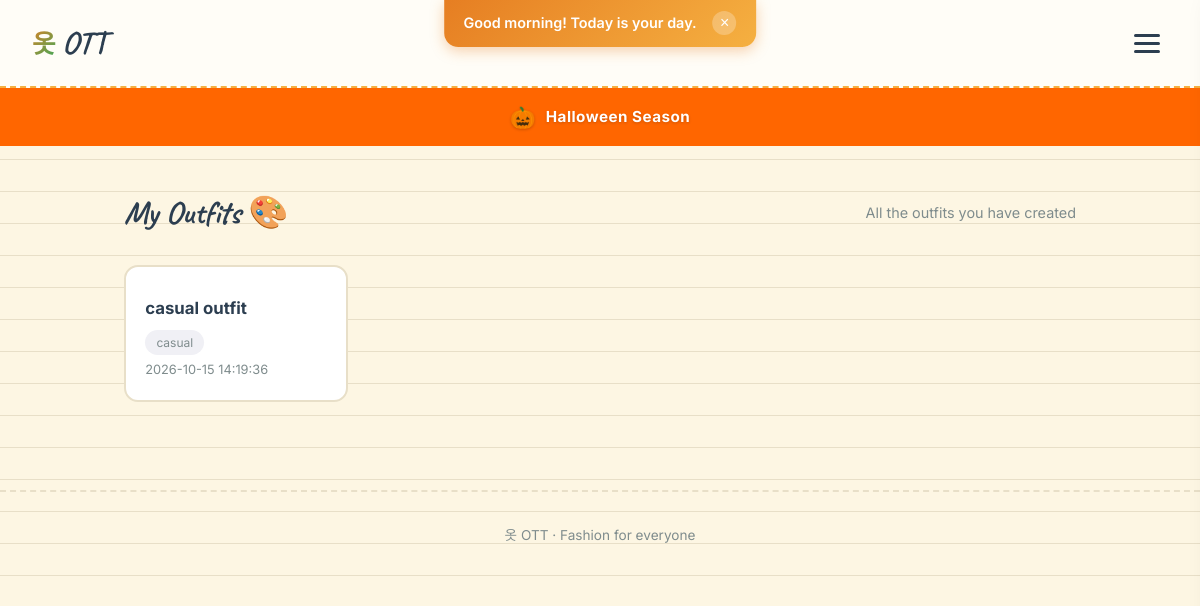
The page /outfits (signed in) on the database its author committed.
### tables this page shows
CREATE TABLE outfits (
    id INTEGER PRIMARY KEY AUTOINCREMENT,
    user_id INTEGER NOT NULL,
    title TEXT,
    occasion TEXT,
    item_ids TEXT,
    created_at TIMESTAMP DEFAULT CURRENT_TIMESTAMP, is_public INTEGER DEFAULT 0,
    FOREIGN KEY(user_id) REFERENCES users(id)
);

### app.py (the view)
@app.route("/outfits")
@login_required
def outfit_history():
    uid = session["user_id"]
    try:
        rows = db.execute("SELECT id, title, occasion, created_at FROM outfits WHERE user_id = ? ORDER BY created_at DESC LIMIT 50", uid)
    except Exception:
        rows = []
    return render_template("outfit_history.html", outfits=rows, total=len(rows))

### app.py (called while the page is built)
@app.context_processor
def inject_globals():
    from translations import get_text
    lang = session.get("lang", "en")
    season_name, season_emoji, season_color = get_seasonal_theme()
    return {
        "lang": lang,
        "t": lambda key: get_text(key, lang),
        "season_name": season_name,
        "season_emoji": season_emoji,
        "season_color": season_color,
    }

### helpers.py (called while the page is built)
def login_required(f):
    @wraps(f)
    def decorated(*args, **kwargs):
        if session.get("user_id") is None:
            return redirect("/login")
        return f(*args, **kwargs)
    return decorated

def get_seasonal_theme():
    from datetime import datetime
    month = datetime.now().month
    themes = {
        1:  ("Winter Cozy", "❄️", "#87CEEB"),
        2:  ("Valentine",   "💕", "#FF69B4"),
        3:  ("Spring",      "🌸", "#FFB6C1"),
        4:  ("Spring",      "🌸", "#FFB6C1"),
        5:  ("Summer",      "☀️", "#FFD700"),
        6:  ("Summer",      "☀️", "#FFD700"),
        7:  ("Summer Vibes", "🏖️", "#00CED1"),
        8:  ("Late Summer", "🌊", "#20B2AA"),
        9:  ("Pre-Fall",    "🍃", "#DAA520"),
        10: ("Halloween",   "🎃", "#FF6600"),
        11: ("Autumn",      "🍂", "#8B4513"),
        12: ("Christmas",   "🎄", "#DC143C"),
    }
    return themes.get(month, ("Default", "✨", "#E67E22"))

### translations.py (called while the page is built)
def get_text(key, lang="en"):
    return TRANSLATIONS.get(lang, TRANSLATIONS["en"]).get(key, key)

### templates/outfit_history.html (shortened to what this page needs)
{% extends "layout.html" %}
{% block main %}
<div class="page-head">
    <h1>My Outfits 🎨</h1>
    <p class="muted">All the outfits you have created</p>
</div>
{% if outfits %}
<div class="grid">
    {% for o in outfits %}
    <div class="card">
        <h3>{{ o.title }}</h3>
        <span class="tag">{{ o.occasion }}</span>
        <p class="muted" style="font-size: 0.8rem;">{{ o.created_at }}</p>
    </div>
    {% endfor %}
</div>
{% else %}
<p class="empty">You have not created any outfits yet. Try the AI Stylist! ✨</p>
{% endif %}
{% endblock %}

### rows shown on the page
outfits: title "casual outfit", occasion "casual", created_at "2026-10-15 14:19:36"

### other values the page prints
{{ season_emoji }} "🎃"
{{ season_name }} "Halloween"
